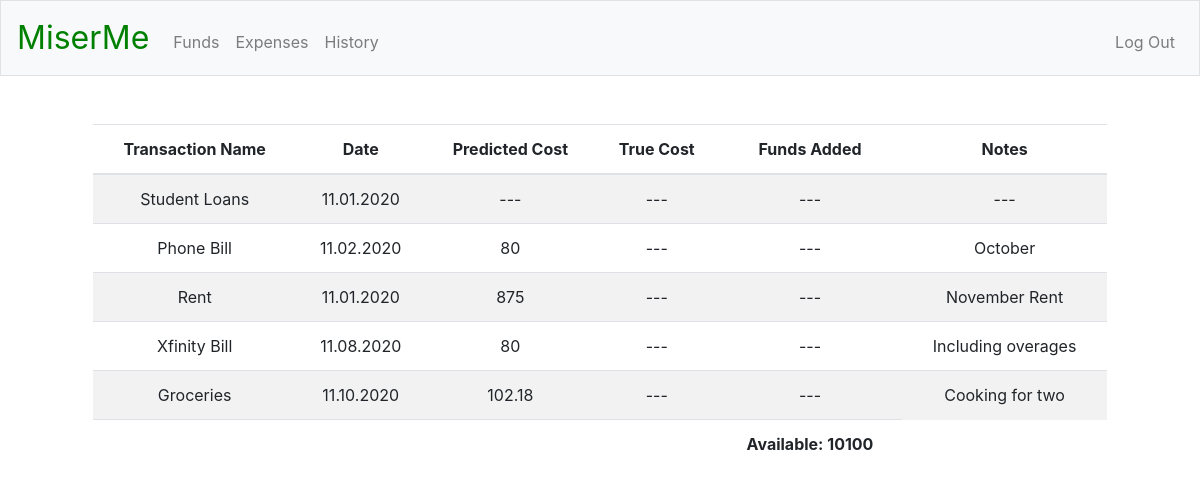
The app's page / (signed in), older data.
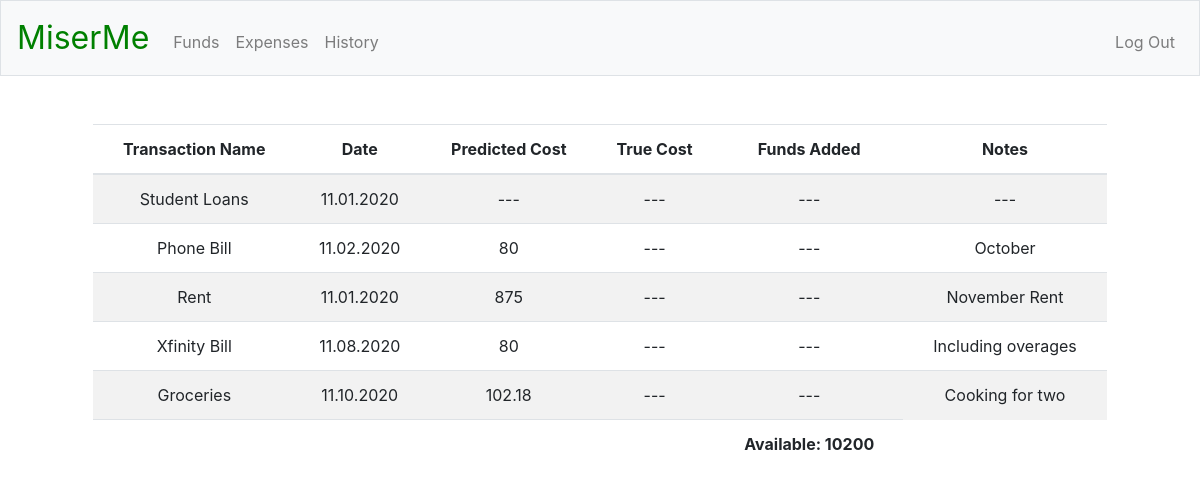
The same page, newer data.
### tables this page shows
CREATE TABLE 'registrants' (
'id' INTEGER PRIMARY KEY AUTOINCREMENT NOT NULL,
'username' TEXT NOT NULL,
'password' TEXT NOT NULL,
'funds' NUMERIC NOT NULL);

### app.py (the view)
@app.route("/")
@login_required
def index():
    c.execute("SELECT txn_name, date, predicted_cost, true_cost, funds_added, notes FROM finances WHERE user_id = :user_id", {"user_id": session["user_id"]})
    rows = c.fetchall()
    funds_snapshot = []
    budget = 0
    for row in rows:
        funds_snapshot.append({
            "name": row[0],
            "date": row[1],
            "predict": row[2],
            "true": row[3],
            "added": row[4],
            "notes": row[5]
        })
    c.execute("SELECT funds FROM registrants WHERE id = :user_id", {"user_id": session["user_id"]})
    rows = c.fetchall()
    current_funds = rows[0][0]
    budget += current_funds
    return render_template("index.html", funds_snapshot=funds_snapshot, current_funds=current_funds, budget=budget)

### helpers.py (called while the page is built)
def login_required(f):
    @wraps(f)
    def decorated_functions(*args, **kwargs):
        if session.get("user_id") is None:
            return redirect("/login")
        return f(*args, **kwargs)
    return decorated_functions

### templates/index.html (shortened to what this page needs)
{% extends "layout.html" %}
{% block main %}
<div class="col-12">
    <table class="table table-striped">
        <thead>
            <tr>
                <th>Transaction Name</th>
                <th>Date</th>
                <th>Predicted Cost</th>
                <th>True Cost</th>
                <th>Funds Added</th>
                <th>Notes</th>
            </tr>
        </thead>
        <tbody>
            {% for i in funds_snapshot %}
            <tr>
                <td>{{ i["name"] }}</td>
                <td>{{ i["date"] }}</td>
                <td>{{ i["predict"] }}</td>
                <td>{{ i["true"] }}</td>
                <td>{{ i["added"] }}</td>
                <td>{{ i["notes"] }}</td>
            </tr>
            {% endfor %}
        </tbody>
        <tfoot>
            <tr>
                <td colspan="4"></td>
                <td style="font-weight:bold;">Available: {{ current_funds }}</td>
            </tr>
        </tfoot>
    </table>
</div>
{% endblock %}

Row changes from the older to the newer data that the page shows:
changed registrants: funds "10100" → "10200"
